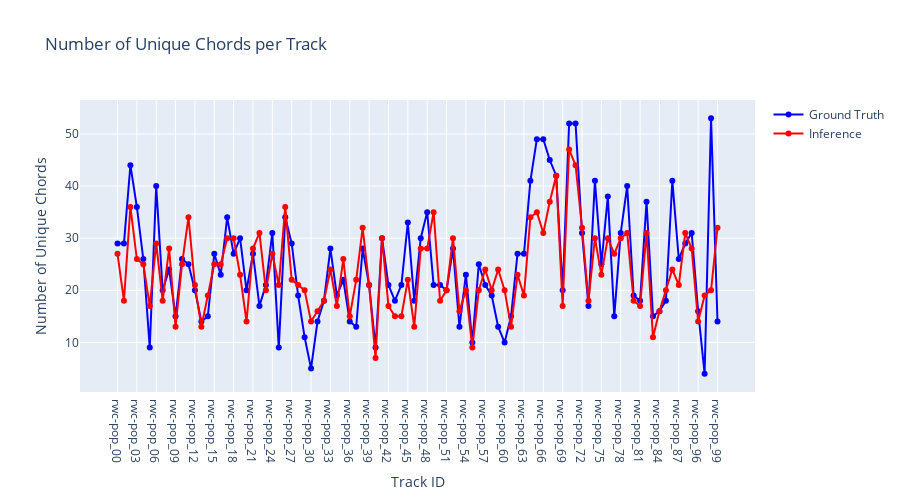

The notebook cell this image was saved under:
### Code cell
# Plot 1: Comparison of number of unique chords per track
fig = go.Figure()

fig.add_trace(go.Scatter(
    x=stats_df['track_id'],
    y=stats_df['gt_unique_chords'],
    mode='lines+markers',
    name='Ground Truth',
    line=dict(color='blue', width=2),
    marker=dict(size=6)
))

fig.add_trace(go.Scatter(
    x=stats_df['track_id'],
    y=stats_df['inference_unique_chords'],
    mode='lines+markers',
    name='Inference',
    line=dict(color='red', width=2),
    marker=dict(size=6)
))

fig.update_layout(
    title='Number of Unique Chords per Track',
    xaxis_title='Track ID',
    yaxis_title='Number of Unique Chords',
    hovermode='x unified',
    height=500
)

fig.show()

### Figure 1 — Plotly figure (JSON) as saved in the notebook; plotly's stock layout.template omitted (floating-point values rounded to 4 significant figures)
{"data": [{"line": {"color": "blue", "width": 2}, "marker": {"size": 6}, "mode": "lines+markers", "name": "Ground Truth", "type": "scatter", "x": ["rwc-pop_00", "rwc-pop_01", "rwc-pop_02", "rwc-pop_03", "rwc-pop_04", "rwc-pop_05", "rwc-pop_06", "rwc-pop_07", "rwc-pop_08", "rwc-pop_09", "rwc-pop_10", "rwc-pop_11", "rwc-pop_12", "rwc-pop_13", "rwc-pop_14", "rwc-pop_15", "rwc-pop_16", "rwc-pop_17", "rwc-pop_18", "rwc-pop_19", "rwc-pop_20", "rwc-pop_21", "rwc-pop_22", "rwc-pop_23", "rwc-pop_24", "rwc-pop_25", "rwc-pop_26", "rwc-pop_27", "rwc-pop_28", "rwc-pop_29", "rwc-pop_30", "rwc-pop_31", "rwc-pop_32", "rwc-pop_33", "rwc-pop_34", "rwc-pop_35", "rwc-pop_36", "rwc-pop_37", "rwc-pop_38", "rwc-pop_39", "rwc-pop_40", "rwc-pop_41", "rwc-pop_42", "rwc-pop_43", "rwc-pop_44", "rwc-pop_45", "rwc-pop_46", "rwc-pop_47", "rwc-pop_48", "rwc-pop_49", "rwc-pop_50", "rwc-pop_51", "rwc-pop_52", "rwc-pop_53", "rwc-pop_54", "rwc-pop_55", "rwc-pop_56", "rwc-pop_57", "rwc-pop_58", "rwc-pop_59", "rwc-pop_60", "rwc-pop_61", "rwc-pop_62", "rwc-pop_63", "rwc-pop_64", "rwc-pop_65", "rwc-pop_66", "rwc-pop_67", "rwc-pop_68", "rwc-pop_69", "rwc-pop_70", "rwc-pop_71", "rwc-pop_72", "rwc-pop_73", "rwc-pop_74", "rwc-pop_75", "rwc-pop_76", "rwc-pop_77", "rwc-pop_78", "rwc-pop_79", "rwc-pop_80", "rwc-pop_81", "rwc-pop_82", "rwc-pop_83", "rwc-pop_84", "rwc-pop_85", "rwc-pop_86", "rwc-pop_87", "rwc-pop_88", "rwc-pop_89", "rwc-pop_96", "rwc-pop_97", "rwc-pop_98", "rwc-pop_99"], "y": [29, 29, 44, 36, 26, 9, 40, 20, 24, 15, 26, 25, 20, 14, 15, 27, 23, 34, 27, 30, 20, 27, 17, 21, 31, 9, 34, 29, 19, 11, 5, 14, 18, 28, 19, 22, 14, 13, 28, 21, 9, 30, 21, 18, 21, 33, 18, 30, 35, 21, 21, 20, 28, 13, 23, 10, 25, 21, 19, 13, 10, 15, 27, 27, 41, 49, 49, 45, 42, 20, 52, 52, 31, 17, 41, 25, 38, 15, 31, 40, 19, 18, 37, 15, 16, 18, 41, 26, 29, 31, 16, 4, 53, 14]}, {"line": {"color": "red", "width": 2}, "marker": {"size": 6}, "mode": "lines+markers", "name": "Inference", "type": "scatter", "x": ["rwc-pop_00", "rwc-pop_01", "rwc-pop_02", "rwc-pop_03", "rwc-pop_04", "rwc-pop_05", "rwc-pop_06", "rwc-pop_07", "rwc-pop_08", "rwc-pop_09", "rwc-pop_10", "rwc-pop_11", "rwc-pop_12", "rwc-pop_13", "rwc-pop_14", "rwc-pop_15", "rwc-pop_16", "rwc-pop_17", "rwc-pop_18", "rwc-pop_19", "rwc-pop_20", "rwc-pop_21", "rwc-pop_22", "rwc-pop_23", "rwc-pop_24", "rwc-pop_25", "rwc-pop_26", "rwc-pop_27", "rwc-pop_28", "rwc-pop_29", "rwc-pop_30", "rwc-pop_31", "rwc-pop_32", "rwc-pop_33", "rwc-pop_34", "rwc-pop_35", "rwc-pop_36", "rwc-pop_37", "rwc-pop_38", "rwc-pop_39", "rwc-pop_40", "rwc-pop_41", "rwc-pop_42", "rwc-pop_43", "rwc-pop_44", "rwc-pop_45", "rwc-pop_46", "rwc-pop_47", "rwc-pop_48", "rwc-pop_49", "rwc-pop_50", "rwc-pop_51", "rwc-pop_52", "rwc-pop_53", "rwc-pop_54", "rwc-pop_55", "rwc-pop_56", "rwc-pop_57", "rwc-pop_58", "rwc-pop_59", "rwc-pop_60", "rwc-pop_61", "rwc-pop_62", "rwc-pop_63", "rwc-pop_64", "rwc-pop_65", "rwc-pop_66", "rwc-pop_67", "rwc-pop_68", "rwc-pop_69", "rwc-pop_70", "rwc-pop_71", "rwc-pop_72", "rwc-pop_73", "rwc-pop_74", "rwc-pop_75", "rwc-pop_76", "rwc-pop_77", "rwc-pop_78", "rwc-pop_79", "rwc-pop_80", "rwc-pop_81", "rwc-pop_82", "rwc-pop_83", "rwc-pop_84", "rwc-pop_85", "rwc-pop_86", "rwc-pop_87", "rwc-pop_88", "rwc-pop_89", "rwc-pop_96", "rwc-pop_97", "rwc-pop_98", "rwc-pop_99"], "y": [27, 18, 36, 26, 25, 17, 29, 18, 28, 13, 25, 34, 21, 13, 19, 25, 25, 30, 30, 23, 14, 28, 31, 20, 27, 21, 36, 22, 21, 20, 14, 16, 18, 24, 17, 26, 15, 22, 32, 21, 7, 30, 17, 15, 15, 22, 13, 28, 28, 35, 18, 20, 30, 16, 20, 9, 20, 24, 20, 24, 20, 13, 23, 19, 34, 35, 31, 37, 42, 17, 47, 44, 32, 18, 30, 23, 30, 27, 30, 31, 18, 17, 31, 11, 16, 20, 24, 21, 31, 28, 14, 19, 20, 32]}], "layout": {"height": 500, "hovermode": "x unified", "title": {"text": "Number of Unique Chords per Track"}, "xaxis": {"title": {"text": "Track ID"}}, "yaxis": {"title": {"text": "Number of Unique Chords"}}}}
